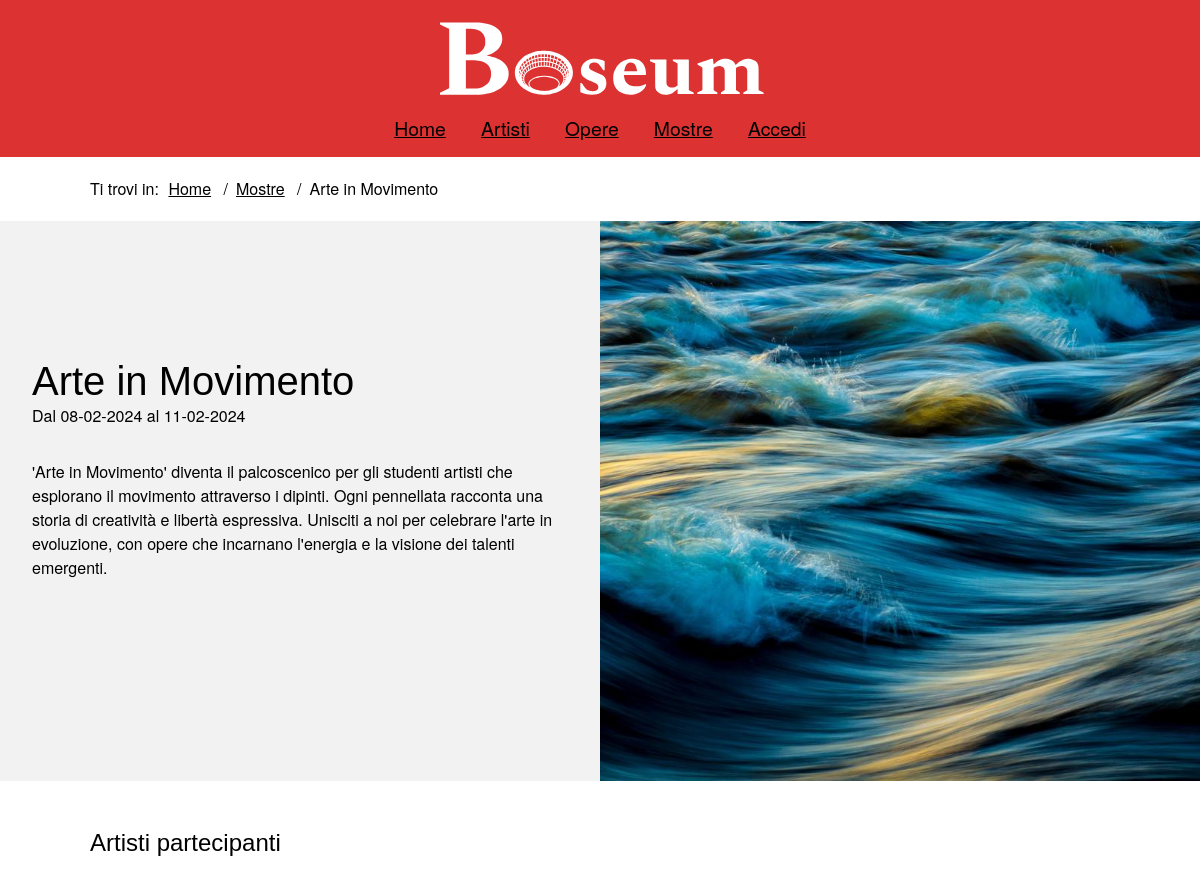
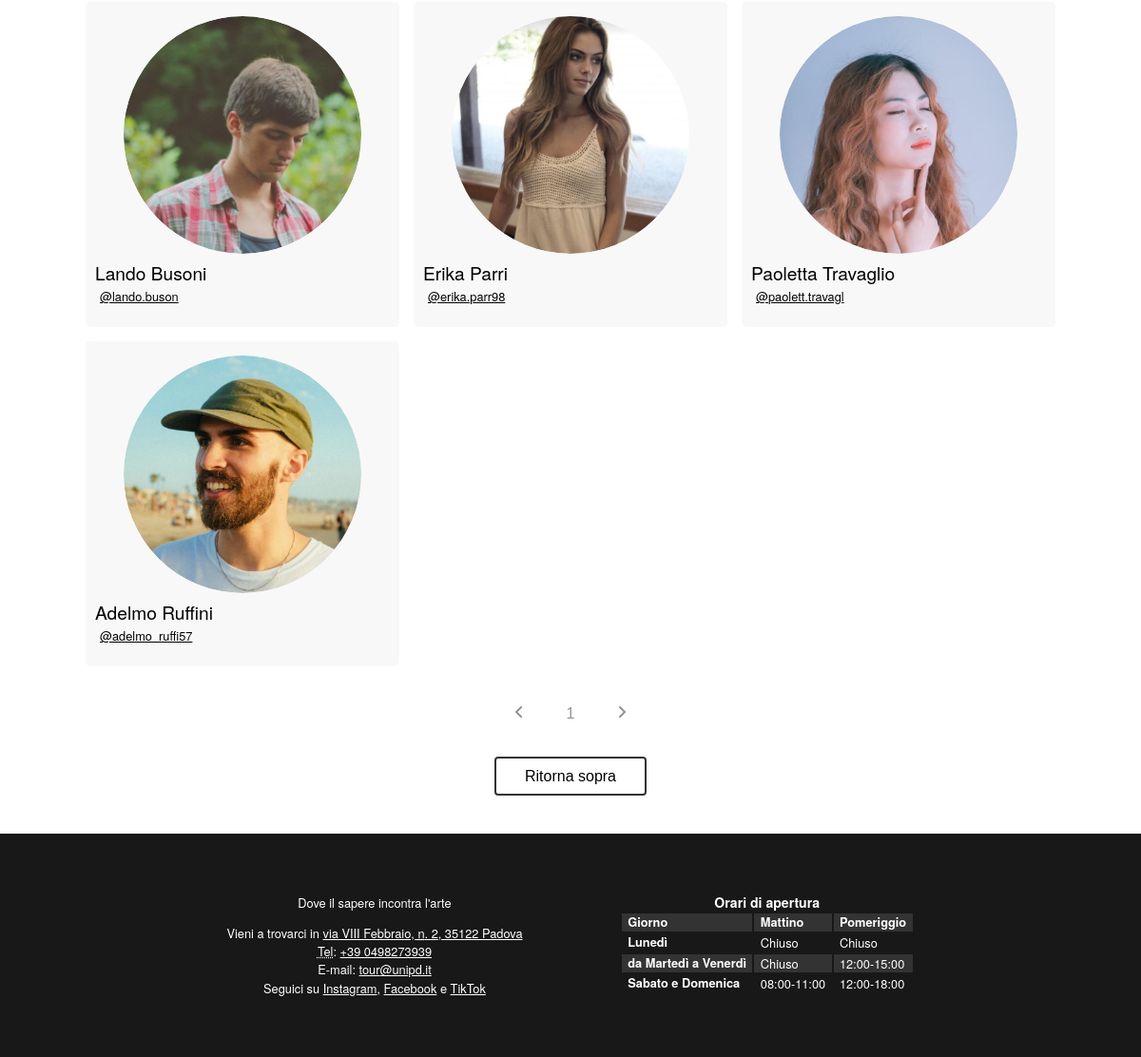
The app's page /php/mostra.php?id=3 with its own data (2 pictures, top to bottom).
### tables this page shows
CREATE TABLE `Artshows` (
  `id` int(11) NOT NULL,
  `title` varchar(100) NOT NULL,
  `description` varchar(1000) NOT NULL,
  `image` varchar(100) NOT NULL,
  `start_date` date NOT NULL,
  `end_date` date NOT NULL
);

CREATE TABLE `Users` (
  `id` int(11) NOT NULL,
  `username` varchar(30) NOT NULL,
  `password` varchar(255) NOT NULL,
  `name` varchar(30) NOT NULL,
  `lastname` varchar(30) NOT NULL,
  `is_admin` tinyint(1) NOT NULL,
  `image` varchar(100) DEFAULT NULL,
  `birth_date` date DEFAULT NULL,
  `birth_place` varchar(30) DEFAULT NULL,
  `biography` varchar(1000) DEFAULT NULL,
  `experience` varchar(1000) DEFAULT NULL
);

### php/DBAccess.php (called while the page is built, shortened)
<?php
class DBAccess
{
    private $connection;
    public function openDBConnection()
    {
        try {
            $this->connection = mysqli_connect(
                self::HOST_DB,
                self::USERNAME,
                self::PASSWORD,
                self::DATABASE_NAME
            );
        } catch (\Exception $e) {
            return false;
        }
        return true;
    }
    public function getArtshow($id)
    {
        $query = "SELECT *
                    FROM Artshows
                    WHERE Artshows.id = $id";
        $queryResult = mysqli_query($this->connection, $query) or DBAccess::errorDB(true);
        if (mysqli_num_rows($queryResult) != 0) {
            $result = array();
            while ($row = mysqli_fetch_array($queryResult, MYSQLI_ASSOC)) {
                $result[] = $row;
            }
            return $result;
        } else return null;
    }
    public function getArtshowsPartecipants($id)
    {
        $query = "SELECT Users.id, Users.username, Users.name, Users.lastname, Users.image
                    FROM ArtshowPrenotations JOIN Users ON ArtshowPrenotations.id_artist = Users.id
                    WHERE ArtshowPrenotations.id_artshow = $id";
        $queryResult = mysqli_query($this->connection, $query) or DBAccess::errorDB(true);
        if (mysqli_num_rows($queryResult) != 0) {
            $result = array();
            while ($row = mysqli_fetch_array($queryResult, MYSQLI_ASSOC)) {
                $result[] = $row;
            }
            return $result;
        } else return null;
    }
}

### php/DateManager.php (called while the page is built, shortened)
<?php
class DateManager {
    public static function toDMY($inputDate) {
        $dateTime = DateTime::createFromFormat('Y-m-d', $inputDate);
        return $dateTime->format('d-m-Y');
    }
}
?>

### php/mostra.php (the view, shortened to what this page needs)
<?php
require_once 'DBAccess.php';
require_once 'DateManager.php';
require_once 'utils.php';
$isLoggedIn = isset($_SESSION['logged_id']);
$loginOrProfileTitle = $isLoggedIn ?
        "<a href=\"artista.php?id=".$_SESSION['logged_id']."\"><span lang=\"en\">Account</span></a>"
        : "<a href=\"login.php\">Accedi</a>";
$connection=new DB\DBAccess();
$idArtshow = $_GET["id"];
$infoArtshow = $connection->getArtshow($idArtshow);
$partecipantsArtshow = $connection->getArtshowsPartecipants($idArtshow);
if(!$infoArtshow || sizeof($infoArtshow) <= 0){
    header("location: ../php/404.php");
}else{
    $title = $infoArtshow[0]['title'];
    $description = $infoArtshow[0]['description'];
    $image = $infoArtshow[0]['image'];
    $startDateReverse = $infoArtshow[0]['start_date'];
    $startDate = DateManager::toDMY($startDateReverse);
    $endDateReverse = $infoArtshow[0]['end_date'];
    $endDate = DateManager::toDMY($endDateReverse);
    $partecipantsArtshowContainer = '<p>Attualmente nessun artista ha deciso di partecipare questa mostra.</p>';
    if($partecipantsArtshow && sizeof($partecipantsArtshow) > 0){
        $partecipantsArtshowContainer = "<h2 id=\"top_gallery\">Artisti partecipanti</h2><div class=\"artist_results_section\" id=\"paginated_section\">";
        foreach($partecipantsArtshow as $partecipantArtshow){
            $partecipantsArtshowContainer .= "<div class=\"gallery_item\">
                    <div class=\"artist_gallery_item\">
                        <div class=\"artist_gallery_item_image\">
                            <a
                                href=\"artista.php?id=".$partecipantArtshow['id']."\">
                                <img
                                    src=\"".$partecipantArtshow['image']."\"
                                    alt=\"".$partecipantArtshow['username']."\" />
                            </a>
                        </div>
                        <div class=\"artist_gallery_item_info\">
                            <div class=\"artist_gallery_item_title\">
                                <p>
                                ".$partecipantArtshow['name']." ".$partecipantArtshow['lastname']."
                                </p>
                            </div>
                            <div class=\"artist_mini_preview_info\">
                                <a
                                aria-hidden=\"true\"
                                tabindex=\"-1\"
                                href=\"artista.php?id=".$partecipantArtshow['id']."\"
                                    >".$partecipantArtshow['username']."</a
                                >
                            </div>
                        </div>
                    </div>
                </div>";
        }
        $partecipantsArtshowContainer .= "</div>".addPaginator();
    }
    $prenotationSection = "";
    $mostra = file_get_contents("../templates/mostra.html");
    $mostra = str_replace("{{login_or_profile_title}}", $loginOrProfileTitle, $mostra);
    $mostra = str_replace("{{name}}", $title, $mostra);
    $mostra = str_replace("{{start_date}}", $startDate, $mostra);
    $mostra = str_replace("{{start_date_reversed}}", $startDateReverse, $mostra);
    $mostra = str_replace("{{end_date}}", $endDate, $mostra);
    $mostra = str_replace("{{end_date_reversed}}", $endDateReverse, $mostra);
    $mostra = str_replace("{{description}}", $description, $mostra);
    $mostra = str_replace("{{image}}", $image, $mostra);
    $mostra = str_replace("{{prenotation}}", $prenotationSection, $mostra);
    $mostra = str_replace("{{partecipants}}", $partecipantsArtshowContainer, $mostra);
    echo($mostra);
}
?>

### assets/CSS/mini.css (style rules this page uses)
header { display: flex; align-items: center; justify-content: space-between; }
header h1 { background-image: url("../images/logomini.png"); font-size: 3em; }
#menu { width: max-content; color: white; transition: transform 0.5s ease; z-index: 3; }
#menu nav { position: fixed; right: 0; top: 0; width: 100%; padding: 5em 0 3em 0; background: var(--headerBgColor); transform: translateY(-100%); transition: transform 0.5s ease; }
#menu nav ul { flex-direction: column; align-items: center; margin: auto; }
#menu nav ul li { padding-bottom: 15px; }
#menu nav a { visibility: hidden; }
footer { flex-wrap: wrap-reverse; }
footer div { padding: 2em 1em; }
.gallery_item { margin-top: 2em; max-width: unset; }
#artshow_layout { flex-direction: column; }
.artshow_mainimage { width: 100%; object-fit: cover; }

### assets/CSS/print.css (style rules this page uses)
html { padding: 0.5cm; }
#menu { display: none; }
.breadcrumb, .breadcrumb li { display: inline; list-style: none; }
.breadcrumb li:after { content: "/"; padding: 1em; }
footer { margin-top: 2cm; }
#infofoot { border: 1px solid black; border-radius: 10px; text-align: center; font-size: 0.8em; }
#listinfofoot { list-style: none; }
#orariofoot { display: none; }
.artist_gallery_item { padding: 0.5cm 0 0.5cm; display: flex; flex-direction: row; }
.artist_gallery_item_image img { width: auto; height: 3cm; }
.gallery_item { padding: 0.5cm 0 0.5cm; display: flex; flex-direction: row; }
.artshow_mainimage { display: none; }
#content #artshow_layout .artshow_mainimage { display: block; height: 5cm; width: auto; }
.artist_results_section .gallery_item { display: inline-block; margin-right: 0.5cm; width: 8cm; }
.artist_results_section .gallery_item .artist_gallery_item { padding: 0.5cm; border: 0.5px solid grey; }
.artist_gallery_item_info { margin-left: 0.5cm; width: 3cm; display: flex; flex-direction: column; }
.artist_gallery_item_title, .artist_mini_preview_info { display: flex; }

### records on screen
artshows: mostra "Home Artisti Opere Mostre Ti trovi in: Home Mostre Arte in Movimento Arte in Movimento Dal 08-02-2024 al 11-02-2024 'Arte in Movimento' diventa il palcoscenico per gli studenti artisti che esplorano il movimento attraverso i dipinti. Ogni pennellata racconta una storia di creatività e libertà espressiva. Unisciti a noi per celebrare l'arte in evoluzione, con opere che incarnano l'energia e la visione dei talenti emergenti. Dove il sapere incontra l'arte Vieni a trovarci in via VIII Febbraio, n . 2, 35122 Padova Tel : +39 0498273939 E-mail : tour @unipd.it Seguici su Instagram , Facebook e TikTok Orari di apertura Giorno Mattino Pomeriggio Lunedì Chiuso Chiuso da Martedì a Venerdì Chiuso…", image+description+end_date (picture)
users: image (picture), name "Lando", lastname "Busoni", username "lando.buson"
users: image (picture), name "Erika", lastname "Parri", username "erika.parr98"
users: image (picture), name "Paoletta", lastname "Travaglio", username "paolett.travagl"
users: image (picture), name "Adelmo", lastname "Ruffini", username "adelmo_ruffi57"
